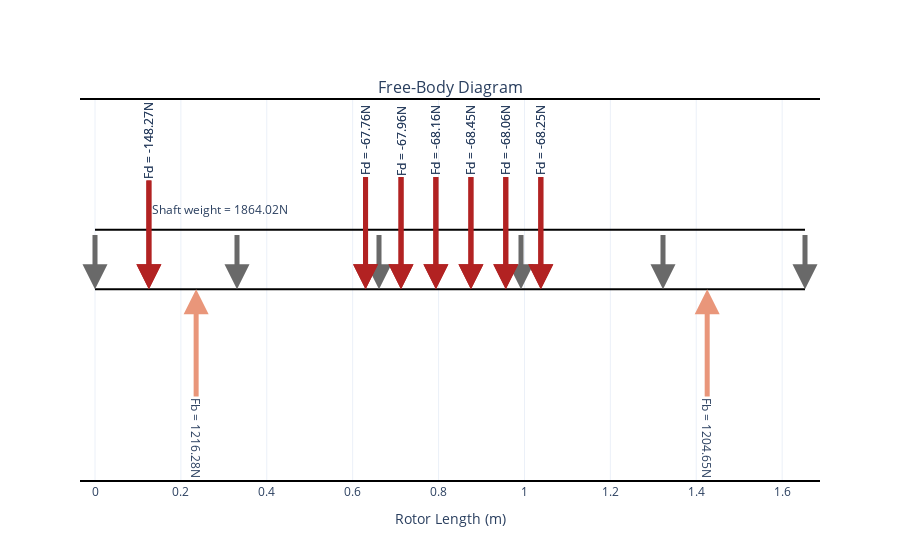

The code cell stored with this chart in its notebook:
### Markdown cell above
### 1.1.2 Plotting results 

With results stored, you can use some methods to plot the results. Currently, there're four plots you can retrieve from static analysis:

- `.plot_free_body_diagram()`
- `.plot_deformation()`
- `.plot_shearing_force()`
- `.plot_bending_moment()`


#### Plotting free-body-diagram

### Code cell
static.plot_free_body_diagram()

### Figure 1 — Plotly figure (JSON) as saved in the notebook; plotly's stock layout.template omitted (floating-point values rounded to 4 significant figures)
{"data": [{"hoverinfo": "none", "line": {"color": "black"}, "mode": "lines", "showlegend": false, "type": "scatter", "x": [0, 0.0355, 0.0715, 0.1255, 0.1685, 0.185, 0.199, 0.2355, 0.2865, 0.3115, 0.3275, 0.3517, 0.3562, 0.3688, 0.3888, 0.4515, 0.4895, 0.5275, 0.5575, 0.6105, 0.63, 0.6435, 0.693, 0.7126, 0.725, 0.774, 0.7937, 0.806, 0.8555, 0.8753, 0.887, 0.9365, 0.9565, 0.9685, 1.018, 1.038, 1.051, 1.108, 1.134, 1.172, 1.21, 1.272, 1.292, 1.305, 1.309, 1.333, 1.349, 1.375, 1.425, 1.476, 1.512, 1.549, 1.562, 1.597, 1.621, 1.653], "xaxis": "x", "y": [0, 0, 0, 0, 0, 0, 0, 0, 0, 0, 0, 0, 0, 0, 0, 0, 0, 0, 0, 0, 0, 0, 0, 0, 0, 0, 0, 0, 0, 0, 0, 0, 0, 0, 0, 0, 0, 0, 0, 0, 0, 0, 0, 0, 0, 0, 0, 0, 0, 0, 0, 0, 0, 0, 0, 0], "yaxis": "y"}, {"hoverinfo": "none", "line": {"color": "black"}, "mode": "lines", "showlegend": false, "type": "scatter", "x": [0, 0.0355, 0.0715, 0.1255, 0.1685, 0.185, 0.199, 0.2355, 0.2865, 0.3115, 0.3275, 0.3517, 0.3562, 0.3688, 0.3888, 0.4515, 0.4895, 0.5275, 0.5575, 0.6105, 0.63, 0.6435, 0.693, 0.7126, 0.725, 0.774, 0.7937, 0.806, 0.8555, 0.8753, 0.887, 0.9365, 0.9565, 0.9685, 1.018, 1.038, 1.051, 1.108, 1.134, 1.172, 1.21, 1.272, 1.292, 1.305, 1.309, 1.333, 1.349, 1.375, 1.425, 1.476, 1.512, 1.549, 1.562, 1.597, 1.621, 1.653], "xaxis": "x", "y": [5, 5, 5, 5, 5, 5, 5, 5, 5, 5, 5, 5, 5, 5, 5, 5, 5, 5, 5, 5, 5, 5, 5, 5, 5, 5, 5, 5, 5, 5, 5, 5, 5, 5, 5, 5, 5, 5, 5, 5, 5, 5, 5, 5, 5, 5, 5, 5, 5, 5, 5, 5, 5, 5, 5, 5], "yaxis": "y"}], "layout": {"annotations": [{"font": {"size": 16}, "showarrow": false, "text": "Free-Body Diagram", "x": 0.5, "xanchor": "center", "xref": "paper", "y": 1, "yanchor": "bottom", "yref": "paper"}, {"arrowcolor": "DimGray", "arrowhead": 2, "arrowsize": 1, "arrowwidth": 5, "ax": 0, "axref": "x", "ay": 5.4, "ayref": "y", "showarrow": true, "x": 0, "xref": "x", "y": 0, "yref": "y"}, {"arrowcolor": "DimGray", "arrowhead": 2, "arrowsize": 1, "arrowwidth": 5, "ax": 0.3306, "axref": "x", "ay": 5.4, "ayref": "y", "showarrow": true, "x": 0.3306, "xref": "x", "y": 0, "yref": "y"}, {"arrowcolor": "DimGray", "arrowhead": 2, "arrowsize": 1, "arrowwidth": 5, "ax": 0.6613, "axref": "x", "ay": 5.4, "ayref": "y", "showarrow": true, "x": 0.6613, "xref": "x", "y": 0, "yref": "y"}, {"arrowcolor": "DimGray", "arrowhead": 2, "arrowsize": 1, "arrowwidth": 5, "ax": 0.9919, "axref": "x", "ay": 5.4, "ayref": "y", "showarrow": true, "x": 0.9919, "xref": "x", "y": 0, "yref": "y"}, {"arrowcolor": "DimGray", "arrowhead": 2, "arrowsize": 1, "arrowwidth": 5, "ax": 1.323, "axref": "x", "ay": 5.4, "ayref": "y", "showarrow": true, "x": 1.323, "xref": "x", "y": 0, "yref": "y"}, {"arrowcolor": "DimGray", "arrowhead": 2, "arrowsize": 1, "arrowwidth": 5, "ax": 1.653, "axref": "x", "ay": 5.4, "ayref": "y", "showarrow": true, "x": 1.653, "xref": "x", "y": 0, "yref": "y"}, {"align": "right", "showarrow": false, "text": "Shaft weight = 1864.02N", "x": 0, "xref": "x", "xshift": 125, "y": 5, "yref": "y", "yshift": 20}, {"arrowcolor": "DarkSalmon", "arrowhead": 2, "arrowsize": 1, "arrowwidth": 5, "ax": 0.2355, "axref": "x", "ay": -12.5, "ayref": "y", "showarrow": true, "text": "Fb = 1216.28N", "textangle": 90, "x": 0.2355, "xref": "x", "y": 0, "yref": "y"}, {"arrowcolor": "FireBrick", "arrowhead": 2, "arrowsize": 1, "arrowwidth": 5, "ax": 0.1255, "axref": "x", "ay": 12.5, "ayref": "y", "showarrow": true, "text": "Fd = -148.27N", "textangle": -90, "x": 0.1255, "xref": "x", "y": 0, "yref": "y"}, {"arrowcolor": "FireBrick", "arrowhead": 2, "arrowsize": 1, "arrowwidth": 5, "ax": 0.63, "axref": "x", "ay": 12.5, "ayref": "y", "showarrow": true, "text": "Fd = -67.76N", "textangle": -90, "x": 0.63, "xref": "x", "y": 0, "yref": "y"}, {"arrowcolor": "FireBrick", "arrowhead": 2, "arrowsize": 1, "arrowwidth": 5, "ax": 0.7126, "axref": "x", "ay": 12.5, "ayref": "y", "showarrow": true, "text": "Fd = -67.96N", "textangle": -90, "x": 0.7126, "xref": "x", "y": 0, "yref": "y"}, {"arrowcolor": "FireBrick", "arrowhead": 2, "arrowsize": 1, "arrowwidth": 5, "ax": 0.7937, "axref": "x", "ay": 12.5, "ayref": "y", "showarrow": true, "text": "Fd = -68.16N", "textangle": -90, "x": 0.7937, "xref": "x", "y": 0, "yref": "y"}, {"arrowcolor": "FireBrick", "arrowhead": 2, "arrowsize": 1, "arrowwidth": 5, "ax": 0.8753, "axref": "x", "ay": 12.5, "ayref": "y", "showarrow": true, "text": "Fd = -68.45N", "textangle": -90, "x": 0.8753, "xref": "x", "y": 0, "yref": "y"}, {"arrowcolor": "FireBrick", "arrowhead": 2, "arrowsize": 1, "arrowwidth": 5, "ax": 0.9565, "axref": "x", "ay": 12.5, "ayref": "y", "showarrow": true, "text": "Fd = -68.06N", "textangle": -90, "x": 0.9565, "xref": "x", "y": 0, "yref": "y"}, {"arrowcolor": "FireBrick", "arrowhead": 2, "arrowsize": 1, "arrowwidth": 5, "ax": 1.038, "axref": "x", "ay": 12.5, "ayref": "y", "showarrow": true, "text": "Fd = -68.25N", "textangle": -90, "x": 1.038, "xref": "x", "y": 0, "yref": "y"}, {"arrowcolor": "DarkSalmon", "arrowhead": 2, "arrowsize": 1, "arrowwidth": 5, "ax": 1.425, "axref": "x", "ay": -12.5, "ayref": "y", "showarrow": true, "text": "Fb = 1204.65N", "textangle": 90, "x": 1.425, "xref": "x", "y": 0, "yref": "y"}, {"arrowcolor": "FireBrick", "arrowhead": 2, "arrowsize": 1, "arrowwidth": 5, "ax": 0.1255, "axref": "x", "ay": 12.5, "ayref": "y", "showarrow": true, "text": "Fd = -148.27N", "textangle": -90, "x": 0.1255, "xref": "x", "y": 0, "yref": "y"}, {"arrowcolor": "FireBrick", "arrowhead": 2, "arrowsize": 1, "arrowwidth": 5, "ax": 0.63, "axref": "x", "ay": 12.5, "ayref": "y", "showarrow": true, "text": "Fd = -67.76N", "textangle": -90, "x": 0.63, "xref": "x", "y": 0, "yref": "y"}, {"arrowcolor": "FireBrick", "arrowhead": 2, "arrowsize": 1, "arrowwidth": 5, "ax": 0.7126, "axref": "x", "ay": 12.5, "ayref": "y", "showarrow": true, "text": "Fd = -67.96N", "textangle": -90, "x": 0.7126, "xref": "x", "y": 0, "yref": "y"}, {"arrowcolor": "FireBrick", "arrowhead": 2, "arrowsize": 1, "arrowwidth": 5, "ax": 0.7937, "axref": "x", "ay": 12.5, "ayref": "y", "showarrow": true, "text": "Fd = -68.16N", "textangle": -90, "x": 0.7937, "xref": "x", "y": 0, "yref": "y"}, {"arrowcolor": "FireBrick", "arrowhead": 2, "arrowsize": 1, "arrowwidth": 5, "ax": 0.8753, "axref": "x", "ay": 12.5, "ayref": "y", "showarrow": true, "text": "Fd = -68.45N", "textangle": -90, "x": 0.8753, "xref": "x", "y": 0, "yref": "y"}, {"arrowcolor": "FireBrick", "arrowhead": 2, "arrowsize": 1, "arrowwidth": 5, "ax": 0.9565, "axref": "x", "ay": 12.5, "ayref": "y", "showarrow": true, "text": "Fd = -68.06N", "textangle": -90, "x": 0.9565, "xref": "x", "y": 0, "yref": "y"}, {"arrowcolor": "FireBrick", "arrowhead": 2, "arrowsize": 1, "arrowwidth": 5, "ax": 1.038, "axref": "x", "ay": 12.5, "ayref": "y", "showarrow": true, "text": "Fd = -68.25N", "textangle": -90, "x": 1.038, "xref": "x", "y": 0, "yref": "y"}], "xaxis": {"anchor": "y", "domain": [0, 1], "title": {"text": "Rotor Length (m)"}}, "yaxis": {"anchor": "x", "domain": [0, 1], "gridcolor": "lightgray", "showline": false, "visible": false}}}
